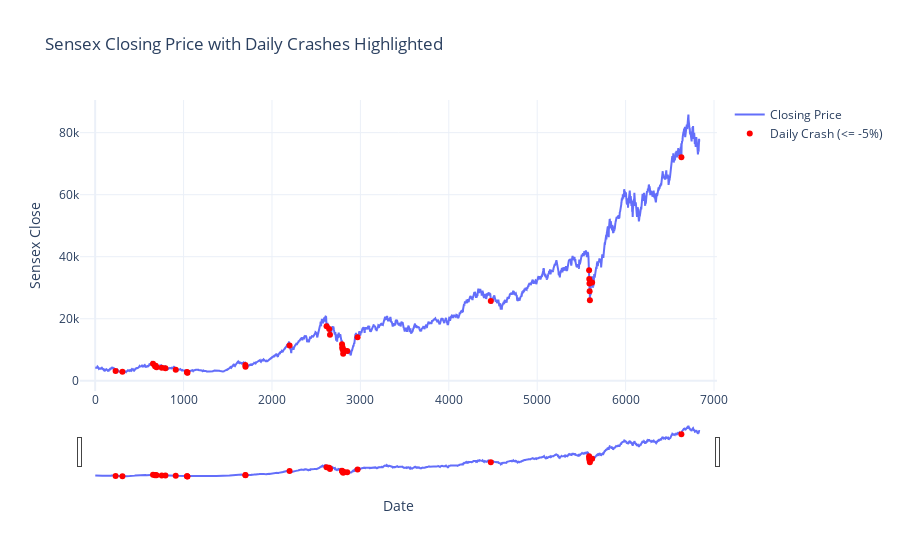

Write notebook code for a chart like this one.
### Code cell
import plotly.graph_objects as go

fig = go.Figure()

fig.add_trace(go.Scatter(x=df.index, y=df['Close'], mode='lines', name='Closing Price'))

crash_days = df.index[df['Crash_Daily']]
crash_closes = df['Close'][df['Crash_Daily']]

fig.add_trace(go.Scatter(x=crash_days, y=crash_closes, mode='markers',
                          marker=dict(color='red'),
                          name=f'Daily Crash (<= {crash_threshold_daily}%)'))

fig.update_layout(
    title='Sensex Closing Price with Daily Crashes Highlighted',
    xaxis_title='Date',
    yaxis_title='Sensex Close',
    xaxis_rangeslider_visible=True,  
    template="plotly_white" 

)

fig.show()

### Figure 1 — Plotly figure (JSON) as saved in the notebook; plotly's stock layout.template omitted (floating-point values rounded to 4 significant figures; data arrays with more than 128 entries replaced by an {"elided": "..."} marker saying what was removed)
{"data": [{"mode": "lines", "name": "Closing Price", "type": "scatter", "x": {"elided": "6836 int values"}, "y": {"elided": "6836 float values"}}, {"marker": {"color": "red"}, "mode": "markers", "name": "Daily Crash (<= -5%)", "type": "scatter", "x": [231, 308, 654, 677, 685, 694, 753, 795, 911, 1039, 1040, 1044, 1699, 1700, 2199, 2617, 2647, 2656, 2792, 2795, 2798, 2800, 2805, 2815, 2851, 2968, 4475, 5587, 5589, 5591, 5593, 5596, 5621, 6631], "y": [3153.0, 2878.0, 5447.0, 4691.0, 4881.0, 4372.0, 4188.0, 4032.0, 3541.0, 2830.0, 2681.0, 2600.0, 5070.0, 4505.0, 11390.0, 17610.0, 16680.0, 14810.0, 11800.0, 10530.0, 10810.0, 9975.0, 8701.0, 9840.0, 9587.0, 14040.0, 25740.0, 35630.0, 32780.0, 31390.0, 28870.0, 25980.0, 31720.0, 72080.0]}], "layout": {"title": {"text": "Sensex Closing Price with Daily Crashes Highlighted"}, "xaxis": {"rangeslider": {"visible": true}, "title": {"text": "Date"}}, "yaxis": {"title": {"text": "Sensex Close"}}}}
